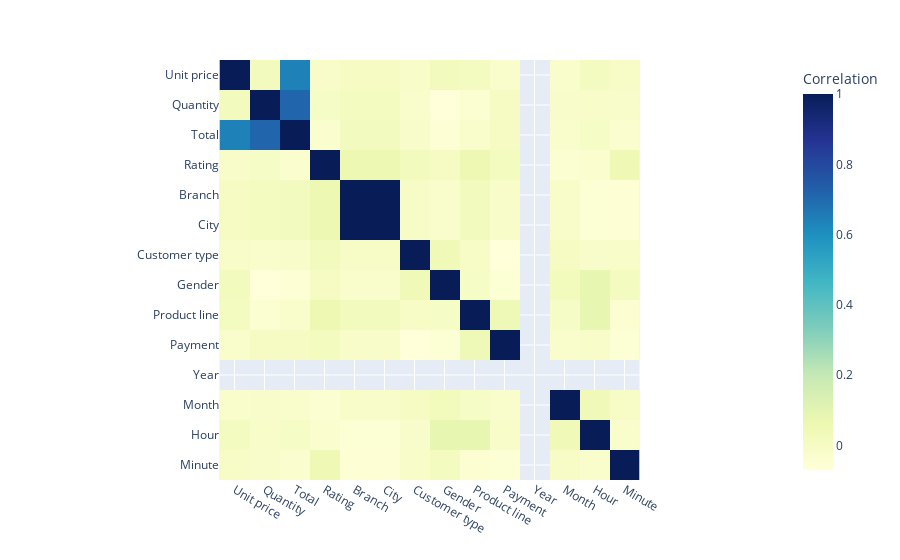

The code cell stored with this chart in its notebook:
### Markdown cell above
###### 模型性能
因為本資料為連續型資料，使用回歸指標

### Code cell
y_pred = grid_search.predict(X_test)
mse = mean_squared_error(y_test, y_pred)
r2s = r2_score(y_test, y_pred)
mae = mean_absolute_error(y_test, y_pred)
print("MSE:", mse)
print("R2 Score:", r2s)
print("MAE:", mae)

corr = nor_df.corr()
fig = px.imshow(nor_df.corr(), labels=dict(color="Correlation"), color_continuous_scale='YlGnBu')
fig.show()

### Figure 1 — Plotly figure (JSON) as saved in the notebook; plotly's stock layout.template omitted (floating-point values rounded to 4 significant figures; data arrays with more than 128 entries replaced by an {"elided": "..."} marker saying what was removed)
{"data": [{"coloraxis": "coloraxis", "hovertemplate": "x: %{x}<br>y: %{y}<br>Correlation: %{z}<extra></extra>", "name": "0", "type": "heatmap", "x": ["Unit price", "Quantity", "Total", "Rating", "Branch", "City", "Customer type", "Gender", "Product line", "Payment", "Year", "Month", "Hour", "Minute"], "xaxis": "x", "y": ["Unit price", "Quantity", "Total", "Rating", "Branch", "City", "Customer type", "Gender", "Product line", "Payment", "Year", "Month", "Hour", "Minute"], "yaxis": "y", "z": {"elided": "14x14 float values"}}], "layout": {"coloraxis": {"colorbar": {"title": {"text": "Correlation"}}, "colorscale": [[0, "rgb(255,255,217)"], [0.125, "rgb(237,248,177)"], [0.25, "rgb(199,233,180)"], [0.375, "rgb(127,205,187)"], [0.5, "rgb(65,182,196)"], [0.625, "rgb(29,145,192)"], [0.75, "rgb(34,94,168)"], [0.875, "rgb(37,52,148)"], [1, "rgb(8,29,88)"]]}, "margin": {"t": 60}, "xaxis": {"anchor": "y", "constrain": "domain", "domain": [0, 1], "scaleanchor": "y"}, "yaxis": {"anchor": "x", "autorange": "reversed", "constrain": "domain", "domain": [0, 1]}}}
